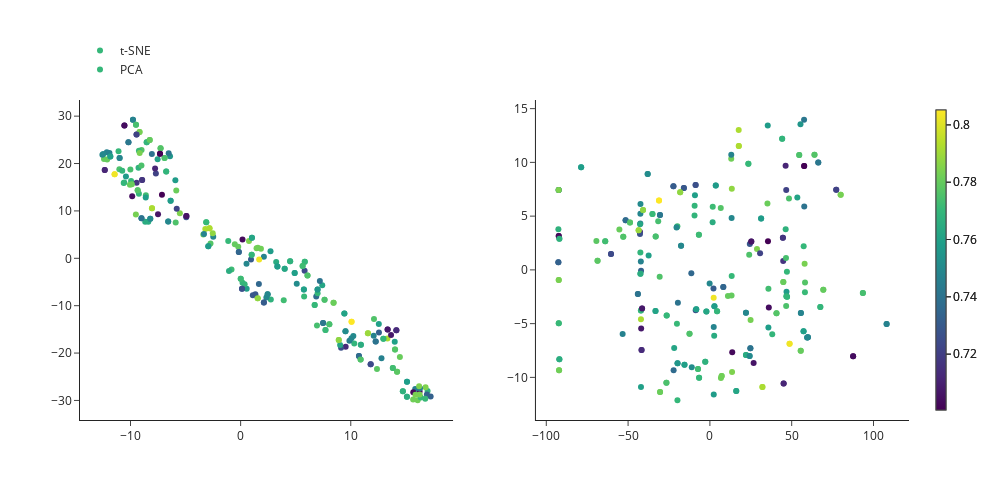

Notebook cell for this chart:
### Code cell
fig = make_subplots(rows=1, cols=2)
# fig.update_layout(layout)
fig.add_scatter(
    x=parameters_tsne[:, 0], y=parameters_tsne[:, 1], marker=dict(color=scores[good], colorscale='Viridis', colorbar=dict(thickness=10)), name="t-SNE",
    mode="markers", row=1, col=1
)
fig.add_scatter(
    x=parameters_pca[:, 0], y=parameters_pca[:, 1], marker=dict(color=scores[good], colorscale='Viridis', colorbar=dict(thickness=10)), name="PCA",
    mode="markers", row=1, col=2
)
fig.update_layout(height=500, width=1000, legend_x=0, legend_y=1.2)

### Figure 1 — Plotly figure (JSON) as saved in the notebook; plotly's stock layout.template omitted (floating-point values rounded to 4 significant figures; data arrays with more than 128 entries replaced by an {"elided": "..."} marker saying what was removed)
{"data": [{"marker": {"color": {"elided": "252 float values"}, "colorbar": {"thickness": 10}, "colorscale": [[0, "#440154"], [0.1111, "#482878"], [0.2222, "#3e4989"], [0.3333, "#31688e"], [0.4444, "#26828e"], [0.5556, "#1f9e89"], [0.6667, "#35b779"], [0.7778, "#6ece58"], [0.8889, "#b5de2b"], [1, "#fde725"]]}, "mode": "markers", "name": "t-SNE", "type": "scatter", "x": {"elided": "252 float values"}, "xaxis": "x", "y": {"elided": "252 float values"}, "yaxis": "y"}, {"marker": {"color": {"elided": "252 float values"}, "colorbar": {"thickness": 10}, "colorscale": [[0, "#440154"], [0.1111, "#482878"], [0.2222, "#3e4989"], [0.3333, "#31688e"], [0.4444, "#26828e"], [0.5556, "#1f9e89"], [0.6667, "#35b779"], [0.7778, "#6ece58"], [0.8889, "#b5de2b"], [1, "#fde725"]]}, "mode": "markers", "name": "PCA", "type": "scatter", "x": {"elided": "252 float values"}, "xaxis": "x2", "y": {"elided": "252 float values"}, "yaxis": "y2"}], "layout": {"height": 500, "legend": {"x": 0, "y": 1.2}, "width": 1000, "xaxis": {"anchor": "y", "autorange": true, "domain": [0, 0.45], "range": [-14.59, 19.29], "type": "linear"}, "xaxis2": {"anchor": "y2", "autorange": true, "domain": [0.55, 1], "range": [-106.3, 121.7], "type": "linear"}, "yaxis": {"anchor": "x", "autorange": true, "domain": [0, 1], "range": [-34.13, 33.41], "type": "linear"}, "yaxis2": {"anchor": "x2", "autorange": true, "domain": [0, 1], "range": [-13.96, 15.8], "type": "linear"}}}
